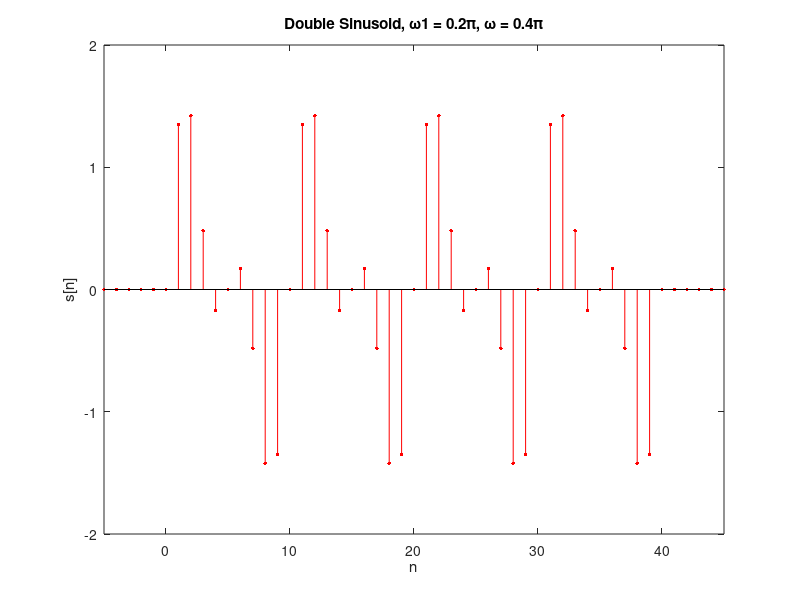
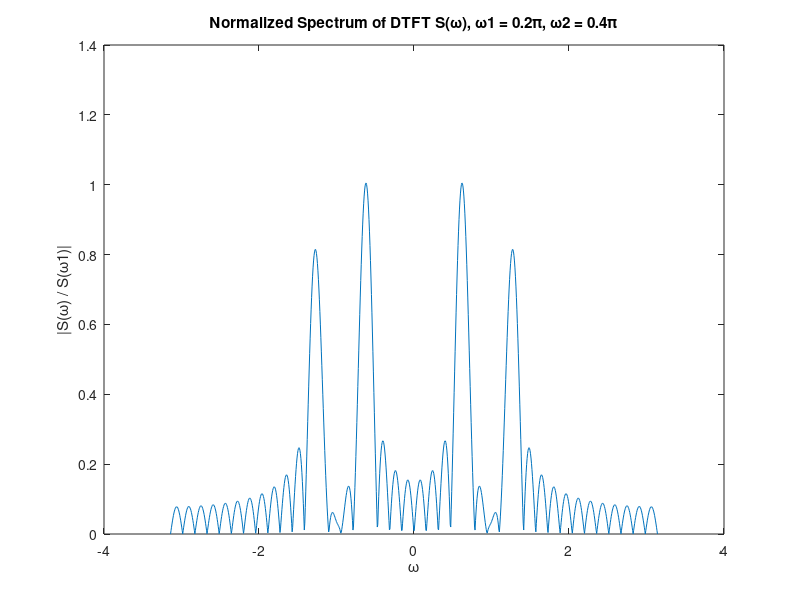

MATLAB code to generate these figures, in order: (Note: this script raises an error after producing the figures.)
figure(1);
L = 40;
p = @(n) double(n>=0 & n<=L-1);
w1 = 0.2*pi;
w2 = 0.4*pi;
s = @(n) (sin(w1.*n)+ 0.8.*sin(w2.*n)).*p(n);
n = -5:1:45;
stem(n,s(n),"Marker",".","MarkerSize",8,Color='r');
axis([-5 45 -2 2])
xlabel("n");
ylabel("s[n]");
title("Double Sinusoid, ω1 = 0.2π, ω = 0.4π");

figure(2);
P = @(w) L.*exp(-1.*1j.*w.*(L-1)) .* ((sinc((w.*L)./(2.*pi)))./(sinc((w)./(2.*pi))));
S1 = @(w) (1./(2.*1j)).*(P(w-w1)-P(w+w1));
S2 = @(w) (1./(2.*1j)).*(P(w-w2)-P(w+w2));
S = @(w) S1(w)+ 0.8.*S2(w);
w = -pi:(2*pi)/1001:pi;
plot(w,abs(S(w)/S(w1)));
xlabel("ω");
ylabel("|S(ω) / S(ω1)|");
title("Normalized Spectrum of DTFT S(ω), ω1 = 0.2π, ω2 = 0.4π");

figure(3);
b = [0 sin(w1)+0.8*sin(w2) sin(w1*2)+0.8*sin(w2*2) sin(w1*3)+0.8*sin(w2*3) sin(w1*4)+0.8*sin(w2*4) sin(w1*5)+0.8*sin(w2*5) sin(w1*6)+0.8*sin(w2*6) sin(w1*7)+0.8*sin(w2*7) sin(w1*8)+0.8*sin(w2*8) sin(w1*9)+0.8*sin(w2*9) sin(w1*10)+0.8*sin(w2*10) sin(w1*11)+0.8*sin(w2*11) sin(w1*12)+0.8*sin(w2*12) sin(w1*13)+0.8*sin(w2*13) sin(w1*14)+0.8*sin(w2*14) sin(w1*15)+0.8*sin(w2*15) sin(w1*16)+0.8*sin(w2*16) sin(w1*17)+0.8*sin(w2*17) sin(w1*18)+0.8*sin(w2*18) sin(w1*19)+0.8*sin(w2*19)]; %z transform of s[n]
a = [1];
[h,omega] = freqz(b,a,'whole',w);
plot(omega,abs(h));
xlabel("ω");
ylabel("|h|");
title("Normalized Spectrum of DTFT S(ω) using freqz");


